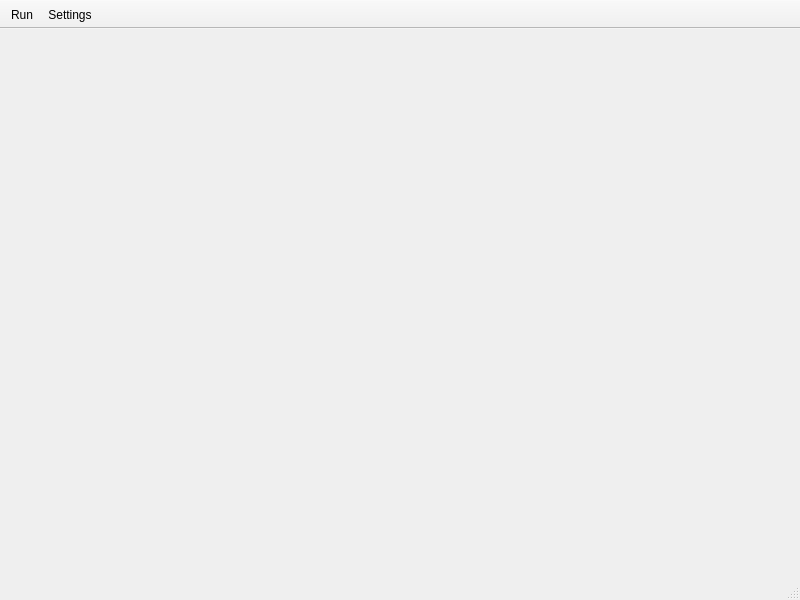
<?xml version="1.0" encoding="UTF-8"?>
<ui version="4.0">
 <class>MainWindow</class>
 <widget class="QMainWindow" name="MainWindow">
  <property name="geometry">
   <rect>
    <x>0</x>
    <y>0</y>
    <width>800</width>
    <height>600</height>
   </rect>
  </property>
  <property name="windowTitle">
   <string>MainWindow</string>
  </property>
  <widget class="QWidget" name="centralwidget"/>
  <widget class="QMenuBar" name="menubar">
   <property name="geometry">
    <rect>
     <x>0</x>
     <y>0</y>
     <width>800</width>
     <height>22</height>
    </rect>
   </property>
  </widget>
  <widget class="QStatusBar" name="statusbar"/>
  <widget class="QToolBar" name="toolBar">
   <property name="windowTitle">
    <string>toolBar</string>
   </property>
   <property name="movable">
    <bool>false</bool>
   </property>
   <property name="iconSize">
    <size>
     <width>35</width>
     <height>35</height>
    </size>
   </property>
   <attribute name="toolBarArea">
    <enum>TopToolBarArea</enum>
   </attribute>
   <attribute name="toolBarBreak">
    <bool>false</bool>
   </attribute>
   <addaction name="actionRun"/>
   <addaction name="actionSettings"/>
  </widget>
  <action name="actionRun">
   <property name="text">
    <string>Run</string>
   </property>
   <property name="toolTip">
    <string>Run</string>
   </property>
  </action>
  <action name="actionSettings">
   <property name="text">
    <string>Settings</string>
   </property>
   <property name="toolTip">
    <string>Settings</string>
   </property>
  </action>
 </widget>
 <resources/>
 <connections/>
</ui>
